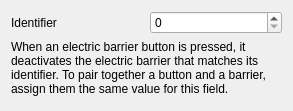
<?xml version="1.0" encoding="UTF-8"?>
<ui version="4.0">
 <class>SpawnParameterManualWidget</class>
 <widget class="QWidget" name="SpawnParameterManualWidget">
  <property name="geometry">
   <rect>
    <x>0</x>
    <y>0</y>
    <width>293</width>
    <height>111</height>
   </rect>
  </property>
  <property name="windowTitle">
   <string>Form</string>
  </property>
  <layout class="QGridLayout" name="gridLayout">
   <item row="0" column="0">
    <layout class="QHBoxLayout" name="horizontalLayout">
     <item>
      <widget class="QLabel" name="label">
       <property name="text">
        <string>Identifier</string>
       </property>
      </widget>
     </item>
     <item>
      <widget class="QSpinBox" name="parameterBox">
       <property name="maximum">
        <number>255</number>
       </property>
      </widget>
     </item>
    </layout>
   </item>
   <item row="1" column="0">
    <widget class="QLabel" name="label_2">
     <property name="text">
      <string>When an electric barrier button is pressed, it deactivates the electric barrier that matches its identifier. To pair together a button and a barrier, assign them the same value for this field.</string>
     </property>
     <property name="alignment">
      <set>Qt::AlignLeading|Qt::AlignLeft|Qt::AlignTop</set>
     </property>
     <property name="wordWrap">
      <bool>true</bool>
     </property>
    </widget>
   </item>
  </layout>
 </widget>
 <resources/>
 <connections/>
</ui>
